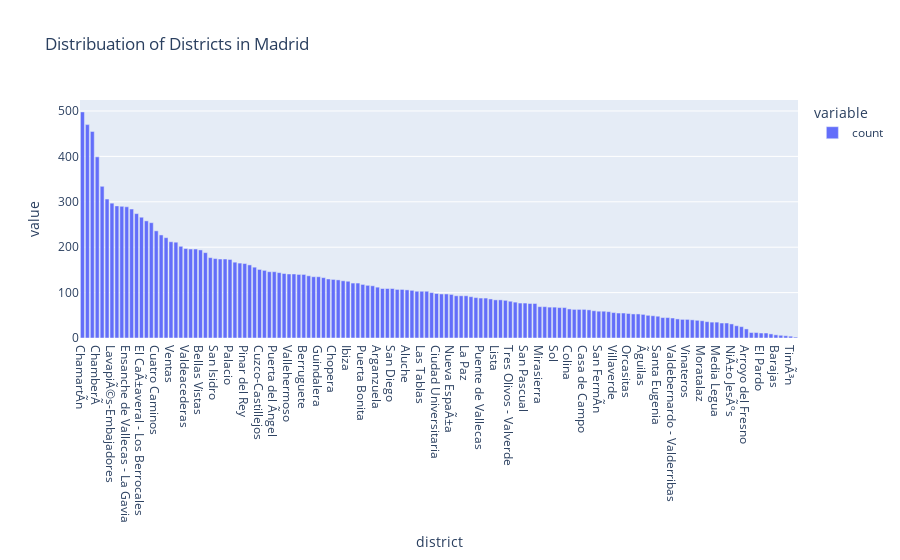

This figure's notebook cell:
### Code cell
# Create a bar plot to visualize the distribution of districts in Madrid
px.bar(df.district.value_counts(), title= 'Distribuation of Districts in Madrid')

### Figure 1 — Plotly figure (JSON) as saved in the notebook; plotly's stock layout.template omitted (floating-point values rounded to 4 significant figures; data arrays with more than 128 entries replaced by an {"elided": "..."} marker saying what was removed)
{"data": [{"alignmentgroup": "True", "hovertemplate": "variable=count<br>district=%{x}<br>value=%{y}<extra></extra>", "legendgroup": "count", "marker": {"color": "#636efa", "pattern": {"shape": ""}}, "name": "count", "offsetgroup": "count", "orientation": "v", "showlegend": true, "textposition": "auto", "type": "bar", "x": {"elided": "146 str values"}, "xaxis": "x", "y": {"elided": "146 int values"}, "yaxis": "y"}], "layout": {"barmode": "relative", "legend": {"title": {"text": "variable"}, "tracegroupgap": 0}, "title": {"text": "Distribuation of Districts in Madrid"}, "xaxis": {"anchor": "y", "domain": [0, 1], "title": {"text": "district"}}, "yaxis": {"anchor": "x", "domain": [0, 1], "title": {"text": "value"}}}}
